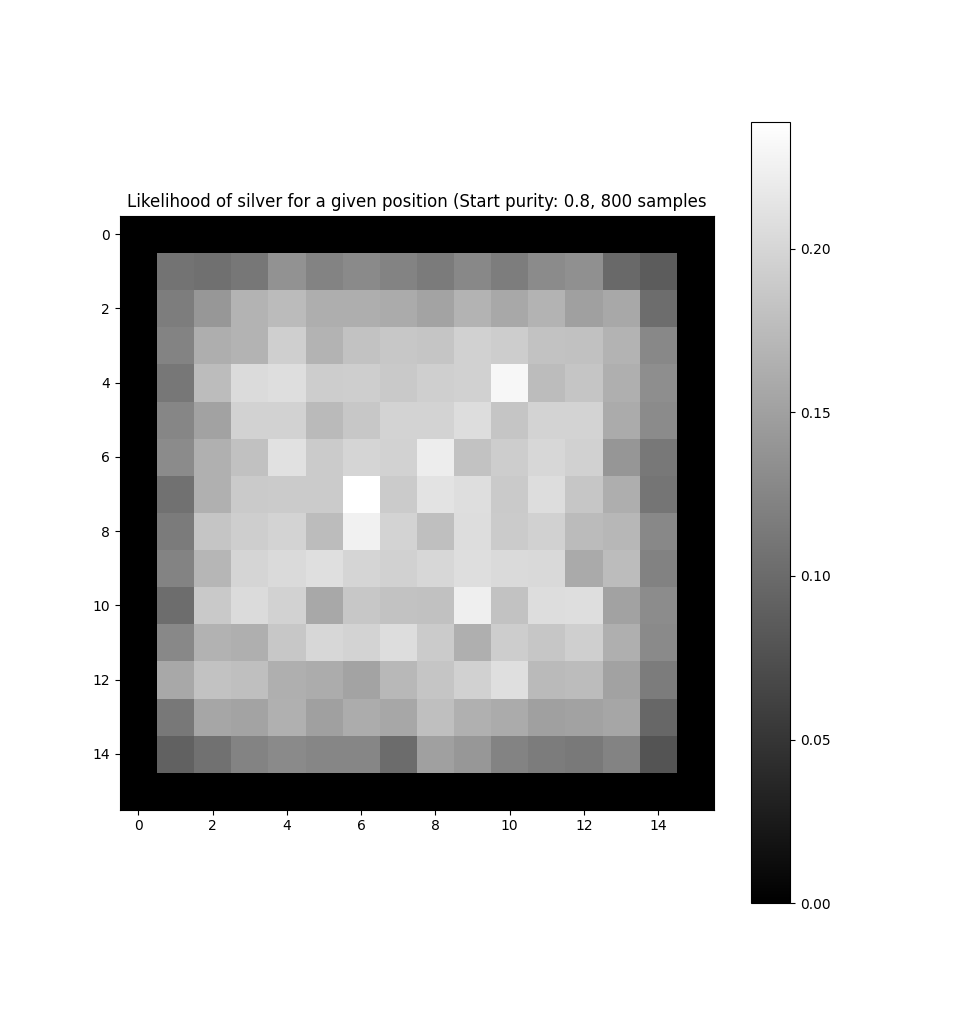

The script that drew this image:
import inquarting
import numpy as np
import matplotlib.pyplot as plt

SAMPLES = 800
ALLOY_SIZE = 16
ALLOY_SHAPE = (ALLOY_SIZE, ALLOY_SIZE, ALLOY_SIZE)
START_PURITY = 0.8

alloys = np.zeros((SAMPLES,) + ALLOY_SHAPE)

for i in range(SAMPLES):
    alloys[i] = inquarting.create_alloy_array(ALLOY_SHAPE, START_PURITY, 1-START_PURITY, 0.0)
    alloys[i] = inquarting.simulate_nitric_acid(alloys[i])

silver_by_pos = np.sum(alloys == inquarting.MATERIAL_SILVER, axis=0)
plt.imshow(silver_by_pos[ALLOY_SIZE//2, :, :] / SAMPLES, cmap='gray')
plt.colorbar()
plt.title(f"Likelihood of silver for a given position (Start purity: {START_PURITY}, {SAMPLES} samples")
plt.show()
